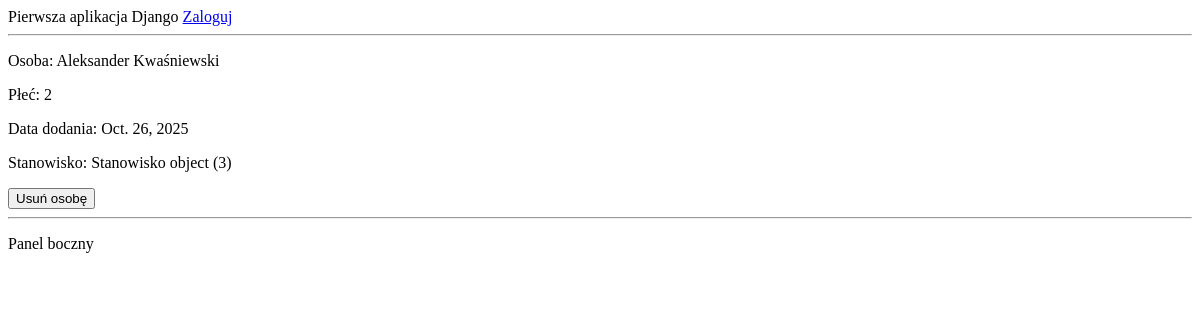
Page /biblioteka/html/osoby/3/ on the earlier database version.
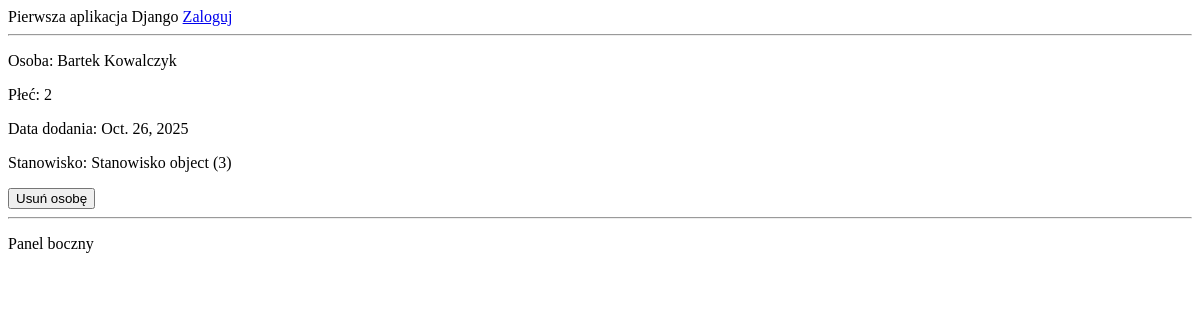
Same page on the later database version.
### biblioteka/models.py (models this page shows, shortened)
class Osoba(models.Model):
    PLEC_WYBOR = (
        ("K", "kobieta"),
        ("M", "mężczyzna"),
        ("I", "inna"),
    )
    imie = models.CharField(max_length = 50, blank = False, null = False)
    nazwisko = models.CharField(max_length = 100, blank = False, null = False)
    plec = models.IntegerField(choices = PLCIE.choices, default = PLCIE.Inna)
    stanowisko = models.ForeignKey('Stanowisko', on_delete = models.CASCADE)
    data_dodania = models.DateField(auto_now_add = True, editable = False)
    class Meta:
        ordering = ["nazwisko"] # nazwiska rosnąco

class Stanowisko(models.Model):
    nazwa = models.CharField(max_length = 70, blank = False, null = False)
    opis = models.TextField(blank = True, null = True)

### biblioteka/views.py (the view)
# urls.py: path("html/osoby/<int:id>/", views.osoba_detail_html, name="osoba-detail"),
def osoba_detail_html(request, id):
    try:
        osoba = Osoba.objects.get(id=id)
    except Osoba.DoesNotExist:
        raise Http404("Obiekt Osoba o podanym id nie istnieje")
    if request.method == "GET":
        return render(request,
                    "biblioteka/osoba/detail.html",
                    {'osoba': osoba})
    if request.method == "POST":
        osoba.delete()
        return redirect('osoba-list')

### biblioteka/templates/biblioteka/osoba/detail.html (shortened to what this page needs)
{% extends "biblioteka/base.html" %}
{% block content %}
<p>Osoba: {{ osoba.imie }} {{ osoba.nazwisko }}</p>
<p>Płeć: {{ osoba.plec }}</p>
<p>Data dodania: {{ osoba.data_dodania }}</p>
<p>Stanowisko: {{ osoba.stanowisko }}</p>
<form method="post">
    <button type="submit" onclick="return confirm('Czy na pewno chcesz usunąć tę osobę?');">
        Usuń osobę
    </button>
</form>
<hr>
{% endblock %}

Differences in the rows shown:
changed Osoba "Stanowisko object (3)": imie "Aleksander" → "Bartek"; nazwisko "Kwaśniewski" → "Kowalczyk"
